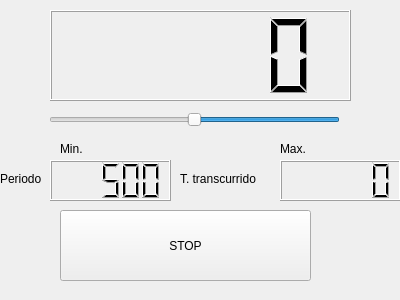
<?xml version="1.0" encoding="UTF-8"?>
<ui version="4.0">
 <class>Counter</class>
 <widget class="QWidget" name="Counter">
  <property name="geometry">
   <rect>
    <x>0</x>
    <y>0</y>
    <width>400</width>
    <height>300</height>
   </rect>
  </property>
  <property name="windowTitle">
   <string>Counter</string>
  </property>
  <widget class="QPushButton" name="button">
   <property name="geometry">
    <rect>
     <x>60</x>
     <y>210</y>
     <width>251</width>
     <height>71</height>
    </rect>
   </property>
   <property name="text">
    <string>STOP</string>
   </property>
  </widget>
  <widget class="QLCDNumber" name="lcdNumber">
   <property name="geometry">
    <rect>
     <x>50</x>
     <y>10</y>
     <width>301</width>
     <height>91</height>
    </rect>
   </property>
  </widget>
  <widget class="QLabel" name="label">
   <property name="geometry">
    <rect>
     <x>60</x>
     <y>140</y>
     <width>67</width>
     <height>17</height>
    </rect>
   </property>
   <property name="text">
    <string>Min.</string>
   </property>
  </widget>
  <widget class="QSlider" name="Slider">
   <property name="geometry">
    <rect>
     <x>49</x>
     <y>110</y>
     <width>291</width>
     <height>20</height>
    </rect>
   </property>
   <property name="layoutDirection">
    <enum>Qt::RightToLeft</enum>
   </property>
   <property name="minimum">
    <number>1</number>
   </property>
   <property name="maximum">
    <number>1000</number>
   </property>
   <property name="value">
    <number>500</number>
   </property>
   <property name="sliderPosition">
    <number>500</number>
   </property>
   <property name="orientation">
    <enum>Qt::Horizontal</enum>
   </property>
  </widget>
  <widget class="QLabel" name="label_2">
   <property name="geometry">
    <rect>
     <x>280</x>
     <y>140</y>
     <width>67</width>
     <height>17</height>
    </rect>
   </property>
   <property name="text">
    <string>Max.</string>
   </property>
  </widget>
  <widget class="QLCDNumber" name="lcd_periodo">
   <property name="geometry">
    <rect>
     <x>50</x>
     <y>160</y>
     <width>121</width>
     <height>41</height>
    </rect>
   </property>
   <property name="intValue" stdset="0">
    <number>500</number>
   </property>
  </widget>
  <widget class="QLabel" name="label_3">
   <property name="geometry">
    <rect>
     <x>0</x>
     <y>170</y>
     <width>67</width>
     <height>17</height>
    </rect>
   </property>
   <property name="text">
    <string>Periodo</string>
   </property>
  </widget>
  <widget class="QLabel" name="label_4">
   <property name="geometry">
    <rect>
     <x>180</x>
     <y>170</y>
     <width>111</width>
     <height>17</height>
    </rect>
   </property>
   <property name="text">
    <string>T. transcurrido</string>
   </property>
  </widget>
  <widget class="QLCDNumber" name="lcd_tiempo">
   <property name="geometry">
    <rect>
     <x>280</x>
     <y>160</y>
     <width>121</width>
     <height>41</height>
    </rect>
   </property>
   <property name="intValue" stdset="0">
    <number>0</number>
   </property>
  </widget>
 </widget>
 <resources/>
 <connections/>
</ui>
